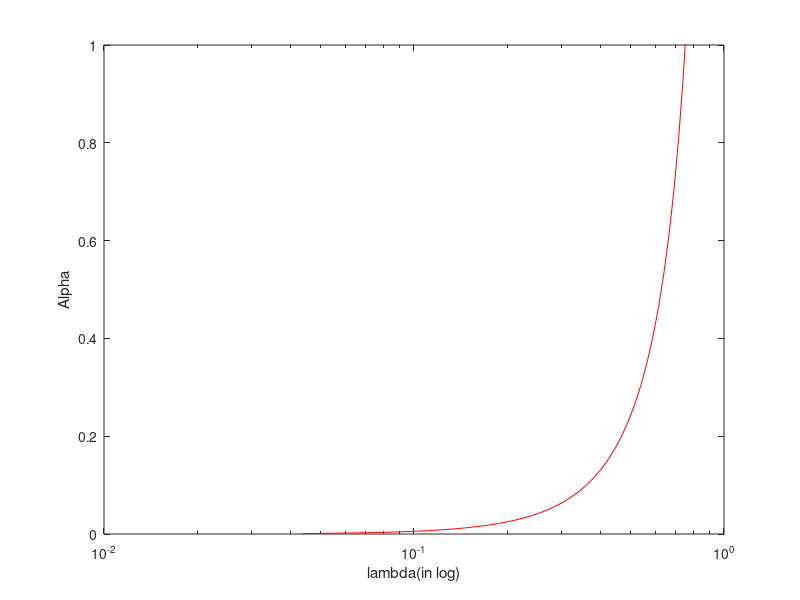
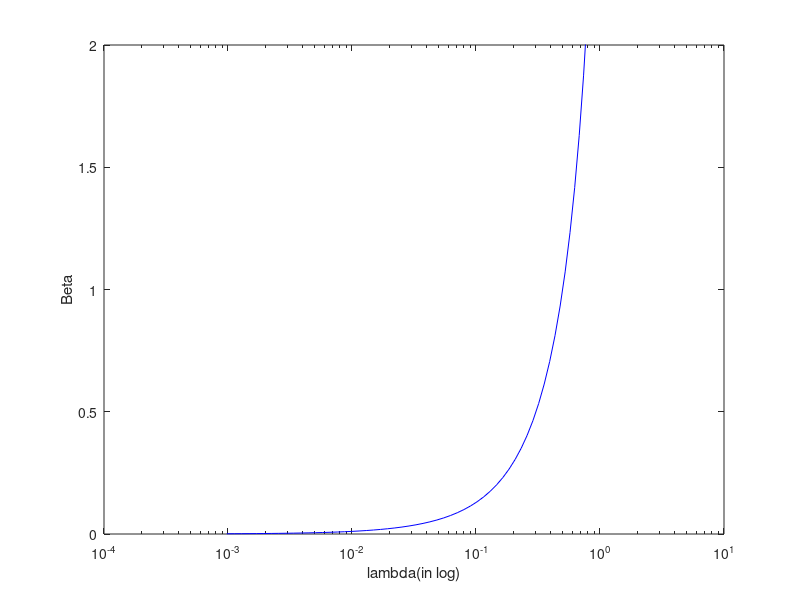

MATLAB code for these plots, in order:
clc;
clear;
close all;

lambda = logspace(-3,3,100);

alpha = -((((lambda.^2) + (8.*lambda) - ((lambda +4).*(sqrt(lambda.^2+8.*lambda)))))./8);

 beta = ((lambda.^2 + 4.*lambda - ((lambda).*sqrt(lambda.^2+8.*lambda))))./4;

figure
 semilogx( alpha, lambda,'color',[1 0 0])
 ylim([0,1]);
 
 xlabel('lambda(in log)');
 ylabel('Alpha');

 figure(2)
 semilogx( beta, lambda,'color',[0 0 1])
 ylim([0,2]);

 xlabel('lambda(in log)');
 ylabel('Beta');



